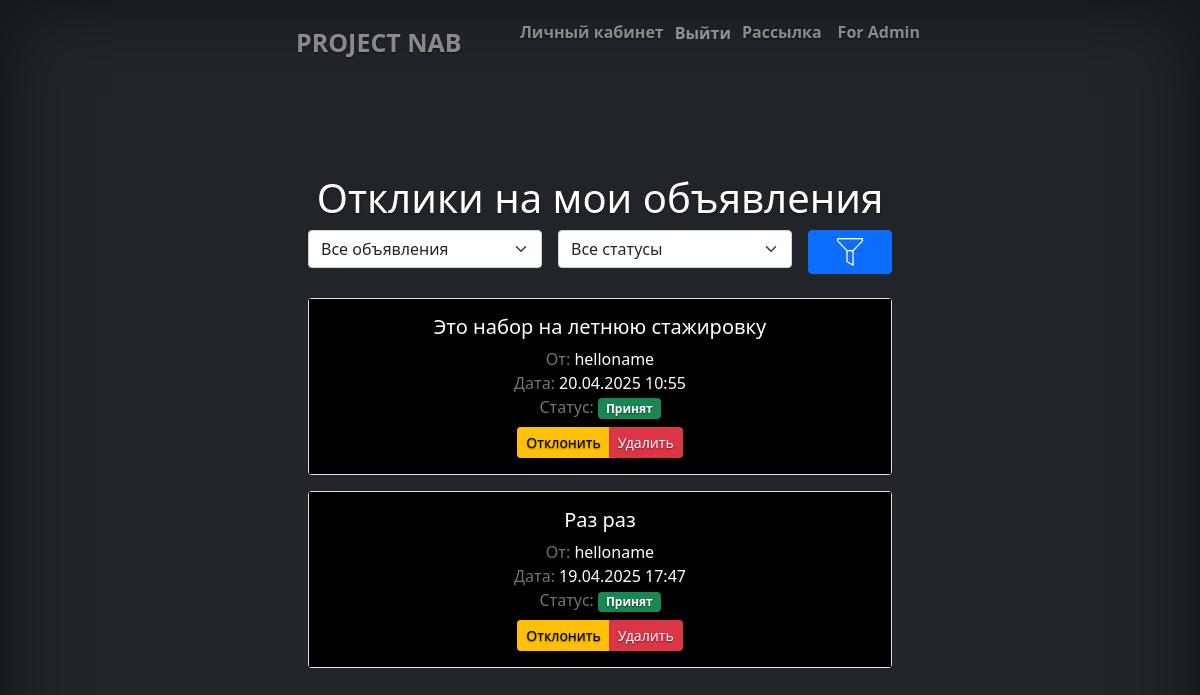
Page /profile/responses/ (signed in) on the committed database.
### board/models.py (models this page shows, shortened)
class Response(models.Model):
    announcements = models.ForeignKey(Announcements, on_delete=models.CASCADE)
    user = models.ForeignKey(User, on_delete=models.CASCADE)
    status = models.ForeignKey(ResponseStatus, on_delete=models.PROTECT)
    created_date = models.DateTimeField(auto_now_add=True)
    class Meta:
        verbose_name = 'Отклик'
        verbose_name_plural = 'Отклики'
        ordering = ['-created_date']
        unique_together = ['announcements', 'user']

class Announcements(models.Model):
    header = models.CharField(max_length=200)
    text = models.TextField()
    image = models.ImageField(upload_to='board_images', null=True, blank=True)
    date_publication = models.DateTimeField(auto_now_add=True)
    author = models.ForeignKey(User, on_delete=models.CASCADE)
    category = models.ForeignKey(Categories, on_delete=models.CASCADE, null=True)
    class Meta:
        verbose_name = 'Объявление'
        verbose_name_plural = 'Объявления'
        ordering = ['-date_publication']

class ResponseStatus(models.Model):
    status = models.CharField(max_length=50, unique=True)
    class Meta:
        verbose_name = 'Статус отклика'
        verbose_name_plural = 'Статусы откликов'

### board/views.py (the view)
# urls.py: path('profile/responses/', response_list, name='response-list'),
@login_required
def response_list(request):
    responses = Response.objects.filter(
        announcements__author=request.user
    ).select_related('announcements', 'user', 'status').order_by('-created_date')
    announcement_id = request.GET.get('announcement')
    status_id = request.GET.get('status')
    if announcement_id:
        responses = responses.filter(announcements_id=announcement_id)
    if status_id:
        responses = responses.filter(status_id=status_id)
    context = {
        'responses': responses,
        'user_announcements': Announcements.objects.filter(author=request.user),
        'statuses': ResponseStatus.objects.all(),
        'selected_announcement': int(announcement_id) if announcement_id else None,
        'selected_status': int(status_id) if status_id else None,
    }
    return render(request, 'profile/responses.html', context)

### templates/profile/responses.html (shortened to what this page needs)
{% extends 'flatpages/default.html' %}
{% load static %}
{% block content %}
<div class="container mt-4">
    <h1>Отклики на мои объявления</h1>
    <form method="get" class="row g-3 mb-4">
        <div class="col-md-5">
            <select name="announcement" class="form-select">
                <option value="">Все объявления</option>
            </select>
        </div>
        <div class="col-md-5">
            <select name="status" class="form-select">
                <option value="">Все статусы</option>
            </select>
        </div>
        <div class="col-md-2">
            <button type="submit" class="btn btn-primary w-100"><img src="{% static 'img/search.png' %}" width="30" height="30"></button>
        </div>
    </form>
    {% if responses %}
        <div class="responses-list">
            {% for response in responses %}
            <div class="card mb-3">
                <div class="card-body" style="background-color: black;">
                    <h5 class="card-title">{{ response.announcements.header }}</h5>
                    <div class="card-text mb-2">
                        <span class="text-muted">От:</span> {{ response.user.username }}<br>
                        <span class="text-muted">Дата:</span> {{ response.created_date|date:"d.m.Y H:i" }}<br>
                        <span class="text-muted">Статус:</span>
                        <span class="badge
                            {% if response.status.status == 'Принят' %}bg-success
                            {% elif response.status.status == 'Отклонен' %}bg-danger
                            {% else %}bg-secondary{% endif %}">
                            {{ response.status.status }}
                        </span>
                    </div>
                    <div class="btn-group">
                        <a href="{% url 'board:response-action' pk=response.pk action='reject' %}"
                           class="btn btn-sm btn-warning">Отклонить</a>
                        <a href="{% url 'board:response-action' pk=response.pk action='delete' %}"
                           class="btn btn-sm btn-danger">Удалить</a>
                    </div>
                </div>
            </div>
            {% endfor %}
        </div>
    {% else %}
        <div class="alert alert-info">
            Нет откликов, соответствующих выбранным фильтрам.
        </div>
    {% endif %}
</div>
{% endblock %}

### static/css/cover.css (style rules this page uses)
body { text-shadow: 0 .05rem .1rem rgba(0, 0, 0, .5); box-shadow: inset 0 0 5rem rgba(0, 0, 0, .5); }

### rows in the picture
Response: announcements.header "Это набор на летнюю стажировку", user.username "helloname", created_date "20.04.2025 10:55", status.status "Принят"
Response: announcements.header "Раз раз", user.username "helloname", created_date "19.04.2025 17:47", status.status "Принят"
